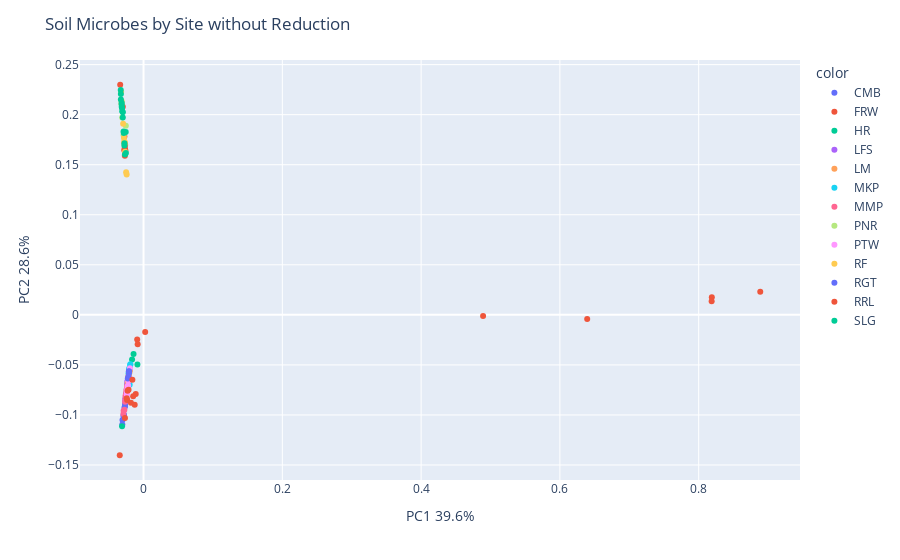

Source (notebook cell):
### Code cell
X = pc1_df[genera_col]

pca = PCA(n_components=2)
components = pca.fit_transform(X)

fig = px.scatter(components, x=0, y=1, color=pc1_df['site_id'])
fig.update_layout(
    title = "Soil Microbes by Site without Reduction",
    xaxis_title="PC1 " + str(round(100*pca.explained_variance_ratio_[0], 1)) + '%',
    yaxis_title="PC2 " + str(round(100*pca.explained_variance_ratio_[1], 1)) + '%')
fig.show()

### Figure 1 — Plotly figure (JSON) as saved in the notebook; plotly's stock layout.template omitted (floating-point values rounded to 4 significant figures)
{"data": [{"hovertemplate": "color=CMB<br>0=%{x}<br>1=%{y}<extra></extra>", "legendgroup": "CMB", "marker": {"color": "#636efa", "symbol": "circle"}, "mode": "markers", "name": "CMB", "orientation": "v", "showlegend": true, "type": "scatter", "x": [-0.02302, -0.02371, -0.02599, -0.02819, -0.02522, -0.02495, -0.02322, -0.02521, -0.03056, -0.02584, -0.02736, -0.02901, -0.02492, -0.0303, -0.0267, -0.02548, -0.02517, -0.02659, -0.02252], "xaxis": "x", "y": [-0.07202, -0.0749, -0.08631, -0.09973, -0.08092, -0.08054, -0.06919, -0.08264, -0.1095, -0.08358, -0.09241, -0.1008, -0.07886, -0.1049, -0.08902, -0.08359, -0.08216, -0.09103, -0.06861], "yaxis": "y"}, {"hovertemplate": "color=FRW<br>0=%{x}<br>1=%{y}<extra></extra>", "legendgroup": "FRW", "marker": {"color": "#EF553B", "symbol": "circle"}, "mode": "markers", "name": "FRW", "orientation": "v", "showlegend": true, "type": "scatter", "x": [-0.02707, -0.02715, -0.02985, -0.02613, -0.02671, -0.02762, -0.0265, -0.03364, -0.0277, -0.02691, -0.02744], "xaxis": "x", "y": [0.1669, 0.1651, 0.2079, 0.1642, 0.1653, 0.1781, 0.1698, 0.2299, 0.1646, 0.159, 0.172], "yaxis": "y"}, {"hovertemplate": "color=HR<br>0=%{x}<br>1=%{y}<extra></extra>", "legendgroup": "HR", "marker": {"color": "#00cc96", "symbol": "circle"}, "mode": "markers", "name": "HR", "orientation": "v", "showlegend": true, "type": "scatter", "x": [-0.03095, -0.008818, -0.01649, -0.01437], "xaxis": "x", "y": [-0.1112, -0.04955, -0.04467, -0.03906], "yaxis": "y"}, {"hovertemplate": "color=LFS<br>0=%{x}<br>1=%{y}<extra></extra>", "legendgroup": "LFS", "marker": {"color": "#ab63fa", "symbol": "circle"}, "mode": "markers", "name": "LFS", "orientation": "v", "showlegend": true, "type": "scatter", "x": [-0.02568, -0.02506, -0.0225, -0.02391, -0.02307, -0.02606, -0.02404, -0.02335, -0.02395, -0.02312, -0.02116, -0.02245, -0.02549], "xaxis": "x", "y": [-0.08543, -0.08112, -0.06542, -0.07313, -0.06857, -0.08513, -0.07478, -0.06666, -0.07386, -0.06952, -0.06093, -0.06616, -0.08205], "yaxis": "y"}, {"hovertemplate": "color=LM<br>0=%{x}<br>1=%{y}<extra></extra>", "legendgroup": "LM", "marker": {"color": "#FFA15A", "symbol": "circle"}, "mode": "markers", "name": "LM", "orientation": "v", "showlegend": true, "type": "scatter", "x": [-0.02277, -0.02035, -0.02126, -0.02135, -0.01994, -0.02089, -0.02076, -0.02077, -0.0205, -0.02122, -0.02001, -0.02099, -0.02182, -0.0203, -0.02095, -0.02357, -0.02352, -0.02255, -0.01996], "xaxis": "x", "y": [-0.06791, -0.05539, -0.05964, -0.06183, -0.05429, -0.05864, -0.05743, -0.05862, -0.05753, -0.06053, -0.05496, -0.06059, -0.06265, -0.05582, -0.05965, -0.07193, -0.07258, -0.06811, -0.05531], "yaxis": "y"}, {"hovertemplate": "color=MKP<br>0=%{x}<br>1=%{y}<extra></extra>", "legendgroup": "MKP", "marker": {"color": "#19d3f3", "symbol": "circle"}, "mode": "markers", "name": "MKP", "orientation": "v", "showlegend": true, "type": "scatter", "x": [-0.01996, -0.02153, -0.02001, -0.02006, -0.01997, -0.02091, -0.01894, -0.01912], "xaxis": "x", "y": [-0.06988, -0.05833, -0.05275, -0.0534, -0.0535, -0.05496, -0.04938, -0.04974], "yaxis": "y"}, {"hovertemplate": "color=MMP<br>0=%{x}<br>1=%{y}<extra></extra>", "legendgroup": "MMP", "marker": {"color": "#FF6692", "symbol": "circle"}, "mode": "markers", "name": "MMP", "orientation": "v", "showlegend": true, "type": "scatter", "x": [-0.02343, -0.02902, -0.0215, -0.0245, -0.02557, -0.02439, -0.02549, -0.02756, -0.02562, -0.02578, -0.02872, -0.02372, -0.02517, -0.02576, -0.02536, -0.02446, -0.02663, -0.02402, -0.02397], "xaxis": "x", "y": [-0.07108, -0.09895, -0.06233, -0.07701, -0.07998, -0.07512, -0.08117, -0.09472, -0.08111, -0.08406, -0.09583, -0.07292, -0.08048, -0.08293, -0.08085, -0.07677, -0.08678, -0.07432, -0.07396], "yaxis": "y"}, {"hovertemplate": "color=PNR<br>0=%{x}<br>1=%{y}<extra></extra>", "legendgroup": "PNR", "marker": {"color": "#B6E880", "symbol": "circle"}, "mode": "markers", "name": "PNR", "orientation": "v", "showlegend": true, "type": "scatter", "x": [-0.02875, -0.03076, -0.02553], "xaxis": "x", "y": [0.1796, 0.1971, 0.189], "yaxis": "y"}, {"hovertemplate": "color=PTW<br>0=%{x}<br>1=%{y}<extra></extra>", "legendgroup": "PTW", "marker": {"color": "#FF97FF", "symbol": "circle"}, "mode": "markers", "name": "PTW", "orientation": "v", "showlegend": true, "type": "scatter", "x": [-0.02184, -0.0222, -0.01956, -0.02386, -0.0214, -0.02308, -0.02382, -0.02411], "xaxis": "x", "y": [-0.06606, -0.07057, -0.05324, -0.07779, -0.06266, -0.07193, -0.07538, -0.0794], "yaxis": "y"}, {"hovertemplate": "color=RF<br>0=%{x}<br>1=%{y}<extra></extra>", "legendgroup": "RF", "marker": {"color": "#FECB52", "symbol": "circle"}, "mode": "markers", "name": "RF", "orientation": "v", "showlegend": true, "type": "scatter", "x": [-0.0294, -0.03235, -0.02822, -0.0266, -0.02674, -0.03175, -0.03147, -0.02431, -0.02742, -0.02507, -0.02779], "xaxis": "x", "y": [0.1909, 0.2228, 0.177, 0.163, 0.1723, 0.2109, 0.2133, 0.1402, 0.1699, 0.1426, 0.1731], "yaxis": "y"}, {"hovertemplate": "color=RGT<br>0=%{x}<br>1=%{y}<extra></extra>", "legendgroup": "RGT", "marker": {"color": "#636efa", "symbol": "circle"}, "mode": "markers", "name": "RGT", "orientation": "v", "showlegend": true, "type": "scatter", "x": [-0.0212, -0.02069, -0.02263, -0.02094, -0.02174], "xaxis": "x", "y": [-0.05631, -0.05665, -0.06346, -0.05807, -0.0617], "yaxis": "y"}, {"hovertemplate": "color=RRL<br>0=%{x}<br>1=%{y}<extra></extra>", "legendgroup": "RRL", "marker": {"color": "#EF553B", "symbol": "circle"}, "mode": "markers", "name": "RRL", "orientation": "v", "showlegend": true, "type": "scatter", "x": [0.8887, 0.002377, 0.8189, -0.01126, -0.009139, -0.02367, -0.02418, -0.02159, -0.02305, -0.02674, -0.03427, -0.01607, -0.008455, -0.01494, 0.8187, -0.01813, 0.6393, -0.01273, 0.4893], "xaxis": "x", "y": [0.02298, -0.01708, 0.01755, -0.07916, -0.02469, -0.08497, -0.08333, -0.07474, -0.07581, -0.1032, -0.1403, -0.06485, -0.02928, -0.08143, 0.0135, -0.08781, -0.004213, -0.08981, -0.001214], "yaxis": "y"}, {"hovertemplate": "color=SLG<br>0=%{x}<br>1=%{y}<extra></extra>", "legendgroup": "SLG", "marker": {"color": "#00cc96", "symbol": "circle"}, "mode": "markers", "name": "SLG", "orientation": "v", "showlegend": true, "type": "scatter", "x": [-0.03066, -0.03151, -0.03145, -0.02567, -0.02989, -0.03099, -0.0275, -0.02678, -0.02538, -0.02751, -0.02983, -0.02842, -0.03156, -0.03264, -0.03265, -0.03284, -0.02877], "xaxis": "x", "y": [0.2033, 0.2118, 0.208, 0.1827, 0.1971, 0.2067, 0.1715, 0.1603, 0.1618, 0.1692, 0.2025, 0.1817, 0.2103, 0.2206, 0.2151, 0.2246, 0.1832], "yaxis": "y"}], "layout": {"legend": {"title": {"text": "color"}, "tracegroupgap": 0}, "margin": {"t": 60}, "title": {"text": "Soil Microbes by Site without Reduction"}, "xaxis": {"anchor": "y", "domain": [0, 1], "title": {"text": "PC1 39.6%"}}, "yaxis": {"anchor": "x", "domain": [0, 1], "title": {"text": "PC2 28.6%"}}}}
